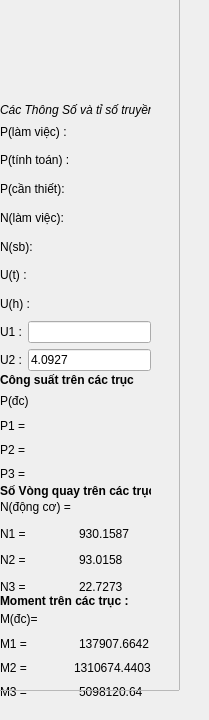
    <widget class="QWidget" name="page_5">
     <widget class="QPushButton" name="Info">
      <property name="geometry">
       <rect>
        <x>30</x>
        <y>20</y>
        <width>91</width>
        <height>71</height>
       </rect>
      </property>
      <property name="styleSheet">
       <string notr="true">  #Info{  border-width: 9px;
    border-radius: 10px;
    border-color:rgba(0,0,0,0.5); ;
    font: bold 14px;
    padding: 1px}
</string>
      </property>
      <property name="text">
       <string/>
      </property>
      <property name="icon">
       <iconset resource="../Project_calculating_Gear/qml.qrc">
        <normaloff>:/dowload/Anh_cua_app+do_an/Gear_info.png</normaloff>:/dowload/Anh_cua_app+do_an/Gear_info.png</iconset>
      </property>
      <property name="iconSize">
       <size>
        <width>70</width>
        <height>70</height>
       </size>
      </property>
     </widget>
     <widget class="QLabel" name="label_12">
      <property name="geometry">
       <rect>
        <x>0</x>
        <y>99</y>
        <width>151</width>
        <height>21</height>
       </rect>
      </property>
      <property name="font">
       <font>
        <family>MS Shell Dlg 2</family>
        <weight>50</weight>
        <italic>true</italic>
        <bold>false</bold>
        <underline>false</underline>
        <kerning>false</kerning>
       </font>
      </property>
      <property name="text">
       <string>Các Thông Số và tỉ số truyền</string>
      </property>
     </widget>
     <widget class="QLabel" name="label_45">
      <property name="geometry">
       <rect>
        <x>0</x>
        <y>370</y>
        <width>151</width>
        <height>20</height>
       </rect>
      </property>
      <property name="font">
       <font>
        <weight>75</weight>
        <bold>true</bold>
       </font>
      </property>
      <property name="text">
       <string>Công suất trên các trục</string>
      </property>
     </widget>
     <widget class="QLabel" name="label_59">
      <property name="geometry">
       <rect>
        <x>0</x>
        <y>590</y>
        <width>151</width>
        <height>21</height>
       </rect>
      </property>
      <property name="font">
       <font>
        <weight>75</weight>
        <bold>true</bold>
       </font>
      </property>
      <property name="text">
       <string>Moment trên các trục :</string>
      </property>
     </widget>
     <widget class="QWidget" name="layoutWidget_21">
      <property name="geometry">
       <rect>
        <x>0</x>
        <y>610</y>
        <width>151</width>
        <height>91</height>
       </rect>
      </property>
      <layout class="QVBoxLayout" name="verticalLayout_8">
       <item>
        <layout class="QHBoxLayout" name="horizontalLayout_36">
         <item>
          <widget class="QLabel" name="label_70">
           <property name="text">
            <string>M(đc)=</string>
           </property>
          </widget>
         </item>
         <item>
          <widget class="QLabel" name="label_71">
           <property name="text">
            <string/>
           </property>
          </widget>
         </item>
        </layout>
       </item>
       <item>
        <layout class="QHBoxLayout" name="horizontalLayout_31">
         <item>
          <widget class="QLabel" name="label_60">
           <property name="text">
            <string>M1 =</string>
           </property>
          </widget>
         </item>
         <item>
          <widget class="QLabel" name="label_61">
           <property name="text">
            <string>137907.6642</string>
           </property>
          </widget>
         </item>
        </layout>
       </item>
       <item>
        <layout class="QHBoxLayout" name="horizontalLayout_32">
         <item>
          <widget class="QLabel" name="label_62">
           <property name="text">
            <string>M2 =</string>
           </property>
          </widget>
         </item>
         <item>
          <widget class="QLabel" name="label_63">
           <property name="text">
            <string>1310674.4403</string>
           </property>
          </widget>
         </item>
        </layout>
       </item>
       <item>
        <layout class="QHBoxLayout" name="horizontalLayout_33">
         <item>
          <widget class="QLabel" name="label_64">
           <property name="text">
            <string>M3 =</string>
           </property>
          </widget>
         </item>
         <item>
          <widget class="QLabel" name="label_65">
           <property name="text">
            <string>5098120.64</string>
           </property>
          </widget>
         </item>
        </layout>
       </item>
      </layout>
     </widget>
     <widget class="QLabel" name="label_52">
      <property name="geometry">
       <rect>
        <x>0</x>
        <y>480</y>
        <width>151</width>
        <height>21</height>
       </rect>
      </property>
      <property name="font">
       <font>
        <weight>75</weight>
        <bold>true</bold>
       </font>
      </property>
      <property name="text">
       <string>Số Vòng quay trên các trục</string>
      </property>
     </widget>
     <widget class="QWidget" name="layoutWidget">
      <property name="geometry">
       <rect>
        <x>0</x>
        <y>120</y>
        <width>151</width>
        <height>251</height>
       </rect>
      </property>
      <layout class="QVBoxLayout" name="verticalLayout_6">
       <item>
        <layout class="QHBoxLayout" name="horizontalLayout_8">
         <item>
          <widget class="QLabel" name="label_13">
           <property name="text">
            <string>P(làm việc) :</string>
           </property>
          </widget>
         </item>
         <item>
          <widget class="QLabel" name="label_14">
           <property name="text">
            <string/>
           </property>
          </widget>
         </item>
        </layout>
       </item>
       <item>
        <layout class="QHBoxLayout" name="horizontalLayout_9">
         <item>
          <widget class="QLabel" name="label_15">
           <property name="text">
            <string>P(tính toán) :</string>
           </property>
          </widget>
         </item>
         <item>
          <widget class="QLabel" name="label_16">
           <property name="text">
            <string/>
           </property>
          </widget>
         </item>
        </layout>
       </item>
       <item>
        <layout class="QHBoxLayout" name="horizontalLayout_10">
         <item>
          <widget class="QLabel" name="label_17">
           <property name="text">
            <string>P(cần thiết):</string>
           </property>
          </widget>
         </item>
         <item>
          <widget class="QLabel" name="label_18">
           <property name="text">
            <string/>
           </property>
          </widget>
         </item>
        </layout>
       </item>
       <item>
        <layout class="QHBoxLayout" name="horizontalLayout_11">
         <item>
          <widget class="QLabel" name="label_19">
           <property name="text">
            <string>N(làm việc):</string>
           </property>
          </widget>
         </item>
         <item>
          <widget class="QLabel" name="label_20">
           <property name="text">
            <string/>
           </property>
          </widget>
         </item>
        </layout>
       </item>
       <item>
        <layout class="QHBoxLayout" name="horizontalLayout_12">
         <item>
          <widget class="QLabel" name="label_21">
           <property name="text">
            <string>N(sb):</string>
           </property>
          </widget>
         </item>
         <item>
          <widget class="QLabel" name="label_22">
           <property name="text">
            <string/>
           </property>
          </widget>
         </item>
        </layout>
       </item>
       <item>
        <layout class="QHBoxLayout" name="horizontalLayout_13">
         <item>
          <widget class="QLabel" name="label_23">
           <property name="text">
            <string>U(t) :</string>
           </property>
          </widget>
         </item>
         <item>
          <widget class="QLabel" name="label_24">
           <property name="text">
            <string/>
           </property>
          </widget>
         </item>
        </layout>
       </item>
       <item>
        <layout class="QHBoxLayout" name="horizontalLayout_14">
         <item>
          <widget class="QLabel" name="label_25">
           <property name="text">
            <string>U(h) :</string>
           </property>
          </widget>
         </item>
         <item>
          <widget class="QLabel" name="label_26">
           <property name="text">
            <string/>
           </property>
          </widget>
         </item>
        </layout>
       </item>
       <item>
        <layout class="QHBoxLayout" name="horizontalLayout_15">
         <item>
          <widget class="QLabel" name="label_27">
           <property name="text">
            <string>U1 :</string>
           </property>
          </widget>
         </item>
         <item>
          <widget class="QLineEdit" name="lineEdit"/>
         </item>
        </layout>
       </item>
       <item>
        <layout class="QHBoxLayout" name="horizontalLayout_24">
         <item>
          <widget class="QLabel" name="label_44">
           <property name="text">
            <string>U2 :</string>
           </property>
          </widget>
         </item>
         <item>
          <widget class="QLineEdit" name="U_2">
           <property name="text">
            <string>4.0927</string>
           </property>
          </widget>
         </item>
        </layout>
       </item>
      </layout>
     </widget>
     <widget class="QWidget" name="layoutWidget_2">
      <property name="geometry">
       <rect>
        <x>0</x>
        <y>496</y>
        <width>151</width>
        <height>101</height>
       </rect>
      </property>
      <layout class="QVBoxLayout" name="verticalLayout_7">
       <item>
        <layout class="QHBoxLayout" name="horizontalLayout_34">
         <item>
          <widget class="QLabel" name="label_66">
           <property name="text">
            <string>N(động cơ) =</string>
           </property>
          </widget>
         </item>
         <item>
          <widget class="QLabel" name="label_67">
           <property name="text">
            <string/>
           </property>
          </widget>
         </item>
        </layout>
       </item>
       <item>
        <layout class="QHBoxLayout" name="horizontalLayout_28">
         <item>
          <widget class="QLabel" name="label_53">
           <property name="text">
            <string>N1 =</string>
           </property>
          </widget>
         </item>
         <item>
          <widget class="QLabel" name="label_54">
           <property name="text">
            <string>930.1587</string>
           </property>
          </widget>
         </item>
        </layout>
       </item>
       <item>
        <layout class="QHBoxLayout" name="horizontalLayout_29">
         <item>
          <widget class="QLabel" name="label_55">
           <property name="text">
            <string>N2 =</string>
           </property>
          </widget>
         </item>
         <item>
          <widget class="QLabel" name="N2">
           <property name="text">
            <string>93.0158</string>
           </property>
          </widget>
         </item>
        </layout>
       </item>
       <item>
        <layout class="QHBoxLayout" name="horizontalLayout_30">
         <item>
          <widget class="QLabel" name="label_57">
           <property name="text">
            <string>N3 =</string>
           </property>
          </widget>
         </item>
         <item>
          <widget class="QLabel" name="N3">
           <property name="text">
            <string>22.7273</string>
           </property>
          </widget>
         </item>
        </layout>
       </item>
      </layout>
     </widget>
     <widget class="QWidget" name="layoutWidget_3">
      <property name="geometry">
       <rect>
        <x>0</x>
        <y>392</y>
        <width>151</width>
        <height>91</height>
       </rect>
      </property>
      <layout class="QVBoxLayout" name="verticalLayout_9">
       <item>
        <layout class="QHBoxLayout" name="horizontalLayout_35">
         <item>
          <widget class="QLabel" name="label_68">
           <property name="text">
            <string>P(đc)</string>
           </property>
          </widget>
         </item>
         <item>
          <widget class="QLabel" name="label_69">
           <property name="text">
            <string/>
           </property>
          </widget>
         </item>
        </layout>
       </item>
       <item>
        <layout class="QHBoxLayout" name="horizontalLayout_25">
         <item>
          <widget class="QLabel" name="label_46">
           <property name="text">
            <string>P1 =</string>
           </property>
          </widget>
         </item>
         <item>
          <widget class="QLabel" name="label_47">
           <property name="text">
            <string/>
           </property>
          </widget>
         </item>
        </layout>
       </item>
       <item>
        <layout class="QHBoxLayout" name="horizontalLayout_27">
         <item>
          <widget class="QLabel" name="label_50">
           <property name="text">
            <string>P2 =</string>
           </property>
          </widget>
         </item>
         <item>
          <widget class="QLabel" name="label_51">
           <property name="text">
            <string/>
           </property>
          </widget>
         </item>
        </layout>
       </item>
       <item>
        <layout class="QHBoxLayout" name="horizontalLayout_26">
         <item>
          <widget class="QLabel" name="label_48">
           <property name="text">
            <string>P3 =</string>
           </property>
          </widget>
         </item>
         <item>
          <widget class="QLabel" name="label_49">
           <property name="text">
            <string/>
           </property>
          </widget>
         </item>
        </layout>
       </item>
      </layout>
     </widget>
     <widget class="QFrame" name="frame_4">
      <property name="geometry">
       <rect>
        <x>-20</x>
        <y>-20</y>
        <width>200</width>
        <height>711</height>
       </rect>
      </property>
      <property name="maximumSize">
       <size>
        <width>200</width>
        <height>16777215</height>
       </size>
      </property>
      <property name="frameShape">
       <enum>QFrame::StyledPanel</enum>
      </property>
      <property name="frameShadow">
       <enum>QFrame::Raised</enum>
      </property>
      <widget class="QPushButton" name="Next_info">
       <property name="geometry">
        <rect>
         <x>0</x>
         <y>0</y>
         <width>21</width>
         <height>70</height>
        </rect>
       </property>
       <property name="maximumSize">
        <size>
         <width>30</width>
         <height>70</height>
        </size>
       </property>
       <property name="styleSheet">
        <string notr="true">  #Next_info{  border-width: 9px;
    border-radius: 10px;
    border-color:rgba(0,0,0,0.5); ;
    font: bold 14px;
    padding: 1px}
#Next_info:hover{
background-color:	rgba(116, 114, 157, 0.2);
}
</string>
       </property>
       <property name="text">
        <string/>
       </property>
       <property name="icon">
        <iconset resource="../Project_calculating_Gear/qml.qrc">
         <normaloff>:/dowload/Anh_cua_app+do_an/next_page.png</normaloff>:/dowload/Anh_cua_app+do_an/next_page.png</iconset>
       </property>
       <property name="iconSize">
        <size>
         <width>30</width>
         <height>30</height>
        </size>
       </property>
      </widget>
      <widget class="QPushButton" name="Prev_info">
       <property name="geometry">
        <rect>
         <x>175</x>
         <y>0</y>
         <width>21</width>
         <height>70</height>
        </rect>
       </property>
       <property name="maximumSize">
        <size>
         <width>30</width>
         <height>70</height>
        </size>
       </property>
       <property name="styleSheet">
        <string notr="true">  #Prev_info{  border-width: 9px;
    border-radius: 10px;
    border-color:rgba(0,0,0,0.5); ;
    font: bold 14px;
    padding: 1px}
#Prev_info:hover{
background-color:	rgba(116, 114, 157, 0.2);
}
</string>
       </property>
       <property name="text">
        <string/>
       </property>
       <property name="icon">
        <iconset resource="../Project_calculating_Gear/qml.qrc">
         <normaloff>:/dowload/Anh_cua_app+do_an/Prev_page.png</normaloff>:/dowload/Anh_cua_app+do_an/Prev_page.png</iconset>
       </property>
       <property name="iconSize">
        <size>
         <width>30</width>
         <height>30</height>
        </size>
       </property>
      </widget>
     </widget>
    </widget>
